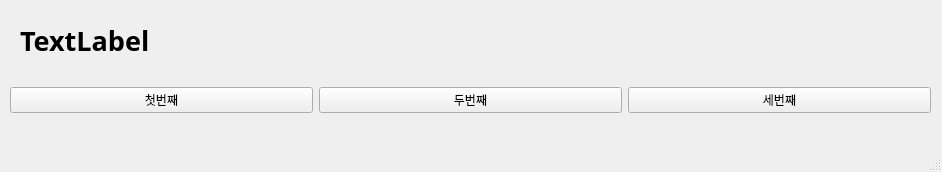
<?xml version="1.0" encoding="UTF-8"?>
<ui version="4.0">
 <class>MainWindow</class>
 <widget class="QMainWindow" name="MainWindow">
  <property name="geometry">
   <rect>
    <x>0</x>
    <y>0</y>
    <width>942</width>
    <height>172</height>
   </rect>
  </property>
  <property name="windowTitle">
   <string>MainWindow</string>
  </property>
  <widget class="QWidget" name="centralwidget">
   <widget class="QWidget" name="horizontalLayoutWidget">
    <property name="geometry">
     <rect>
      <x>10</x>
      <y>80</y>
      <width>921</width>
      <height>41</height>
     </rect>
    </property>
    <layout class="QHBoxLayout" name="horizontalLayout">
     <item>
      <widget class="QPushButton" name="pushButton_3">
       <property name="text">
        <string>첫번째</string>
       </property>
      </widget>
     </item>
     <item>
      <widget class="QPushButton" name="pushButton_2">
       <property name="text">
        <string>두번째</string>
       </property>
      </widget>
     </item>
     <item>
      <widget class="QPushButton" name="pushButton">
       <property name="text">
        <string>세번째</string>
       </property>
      </widget>
     </item>
    </layout>
   </widget>
   <widget class="QLabel" name="label">
    <property name="geometry">
     <rect>
      <x>20</x>
      <y>10</y>
      <width>891</width>
      <height>61</height>
     </rect>
    </property>
    <property name="font">
     <font>
      <family>맑은 고딕</family>
      <pointsize>20</pointsize>
      <weight>75</weight>
      <bold>true</bold>
     </font>
    </property>
    <property name="text">
     <string>TextLabel</string>
    </property>
   </widget>
  </widget>
  <widget class="QMenuBar" name="menubar">
   <property name="geometry">
    <rect>
     <x>0</x>
     <y>0</y>
     <width>942</width>
     <height>21</height>
    </rect>
   </property>
  </widget>
  <widget class="QStatusBar" name="statusbar"/>
 </widget>
 <resources/>
 <connections>
  <connection>
   <sender>pushButton_3</sender>
   <signal>clicked()</signal>
   <receiver>MainWindow</receiver>
   <slot>firstClick()</slot>
   <hints>
    <hint type="sourcelabel">
     <x>194</x>
     <y>117</y>
    </hint>
    <hint type="destinationlabel">
     <x>226</x>
     <y>146</y>
    </hint>
   </hints>
  </connection>
  <connection>
   <sender>pushButton_2</sender>
   <signal>clicked()</signal>
   <receiver>MainWindow</receiver>
   <slot>secondClick()</slot>
   <hints>
    <hint type="sourcelabel">
     <x>465</x>
     <y>123</y>
    </hint>
    <hint type="destinationlabel">
     <x>479</x>
     <y>145</y>
    </hint>
   </hints>
  </connection>
  <connection>
   <sender>pushButton</sender>
   <signal>clicked()</signal>
   <receiver>MainWindow</receiver>
   <slot>thirdClick()</slot>
   <hints>
    <hint type="sourcelabel">
     <x>798</x>
     <y>127</y>
    </hint>
    <hint type="destinationlabel">
     <x>825</x>
     <y>147</y>
    </hint>
   </hints>
  </connection>
 </connections>
 <slots>
  <slot>firstClick()</slot>
  <slot>secondClick()</slot>
  <slot>thirdClick()</slot>
 </slots>
</ui>
